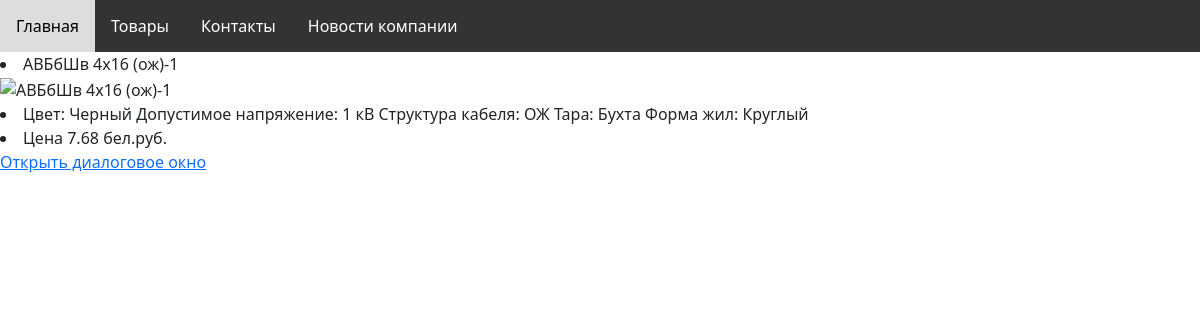
The page /store/detail_product/4/ on the database its author committed.
### app_store/models.py (models this page shows, shortened)
class Product(models.Model):
    name = models.CharField(max_length=255)
    slug = models.SlugField(unique=True)
    description = models.TextField(blank=True)
    category = models.ForeignKey(Category, related_name='products', on_delete=models.CASCADE)
    price = models.DecimalField(max_digits=10, decimal_places=2)
    image = models.ImageField(upload_to='products/%Y/%m/%d', blank=True)

### app_store/views.py (the view)
# urls.py: path('detail_product/<str:slug>/', DetailProductListView.as_view(), name='detail_product_list'),
class DetailProductListView(ListAPIView):
    queryset = Product.objects.all()
    serializer_class = ProductSerializer
    template_name ='product_detail.html'
    permission_classes = (AllowAny, )
    def get(self, request, slug):
        product = self.get_queryset().get(slug=slug)
        serializer = self.get_serializer(product)
        context = {'product': serializer.data}
        return render(request, self.template_name, context)

### app_store/templates/product_detail.html (shortened to what this page needs)
{% load static %}
<!DOCTYPE html>
<html lang="en">
  <head>
      <link rel="stylesheet" type="text/css" href="{% static 'style.css' %}">
    <link href="https://cdn.jsdelivr.net/npm/bootstrap@5.3.0-alpha3/dist/css/bootstrap.min.css" rel="stylesheet">
  </head>
  <body>
    <nav>
        <a href="{% url 'main' %}">Главная</a>
        <a href="{% url 'category' %}">Товары</a>
        <a href="{% url 'contact_list' %}">Контакты</a>
        <a href="{% url 'news_compani' %}">Новости компании</a>
    </nav>
</body>
<head>
	<link rel="stylesheet" href="https://code.jquery.com/ui/1.12.1/themes/base/jquery-ui.css">
</head>
<body>
    <div class="product">
        <li>{{ product.name }}</li>
        <img src="{{ product.image }}" alt="{{ product.name }}">
        <li>{{ product.description }}</li>
        <li>Цена {{ product.price }} бел.руб.</li>
   </div>
  <a href="{% url 'chatbot' %}">Открыть диалоговое окно</a>

### app_store/static/style.css (style rules this page uses)
nav { background-color: #333; overflow: hidden; }
nav a { float: left; display: block; color: white; text-align: center; padding: 14px 16px; text-decoration: none; }

### rows shown on the page
Product: name "АВБбШв 4х16 (ож)-1", description "Цвет: Черный Допустимое напряжение: 1 кВ Структура кабеля: ОЖ Тара: Бухта Форма жил: Круглый"

### other values the page prints
{{ product.price }} "7.68"
